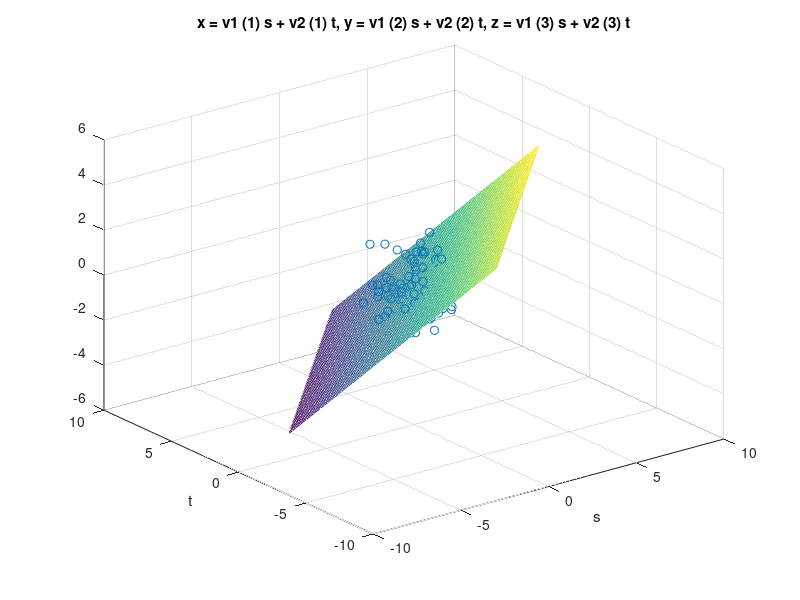

MATLAB code for this plot: (Note: this script raises an error after producing the figure.)
%Input matrix X (random)
x1=rand(100,1)*4;
x2=rand(100,1)*4;
x3=rand(100,1)*4;
X = [x1 x2 x3];
%Calculate the mean of the columns
m = mean(X);
%Substract the mean from the rows
X = X-m;
%Calculate the covariance matrix
C = cov(X);
%Calculate the eigenvalues and eigenvectors V and D
[V,D]=eigs(C);
%Given that our initial matrix is of 3 dimensions, we try to reduce our
%dimensiones by selecting the two first PC's v1 and v2 which correspond to
%the greatest and the second greatest values.
v1 = V(:,1);
v2 = V(:,2);
%Plot the plane
plot3([0 v1(1)],[0 v1(2)],[0 v1(3)],'k','linewidth',6);
plot3([0 v2(1)],[0 v2(2)],[0 v2(3)],'k','linewidth',6);
ezmesh(@(s,t)v1(1)*s+v2(1)*t,@(s,t)v1(2)*s+v2(2)*t,@(s,t)v1(3)*s+v2(3)*t)
hold on
scatter3(X(:,1),X(:,2),X(:,3));
v0 = [0,0,0];
%long arrow for eigen vector with highest variance
vectarrow(v0,v1);
hold on
%short arrow for eigen vector that follows:
vectarrow(v0,v2);